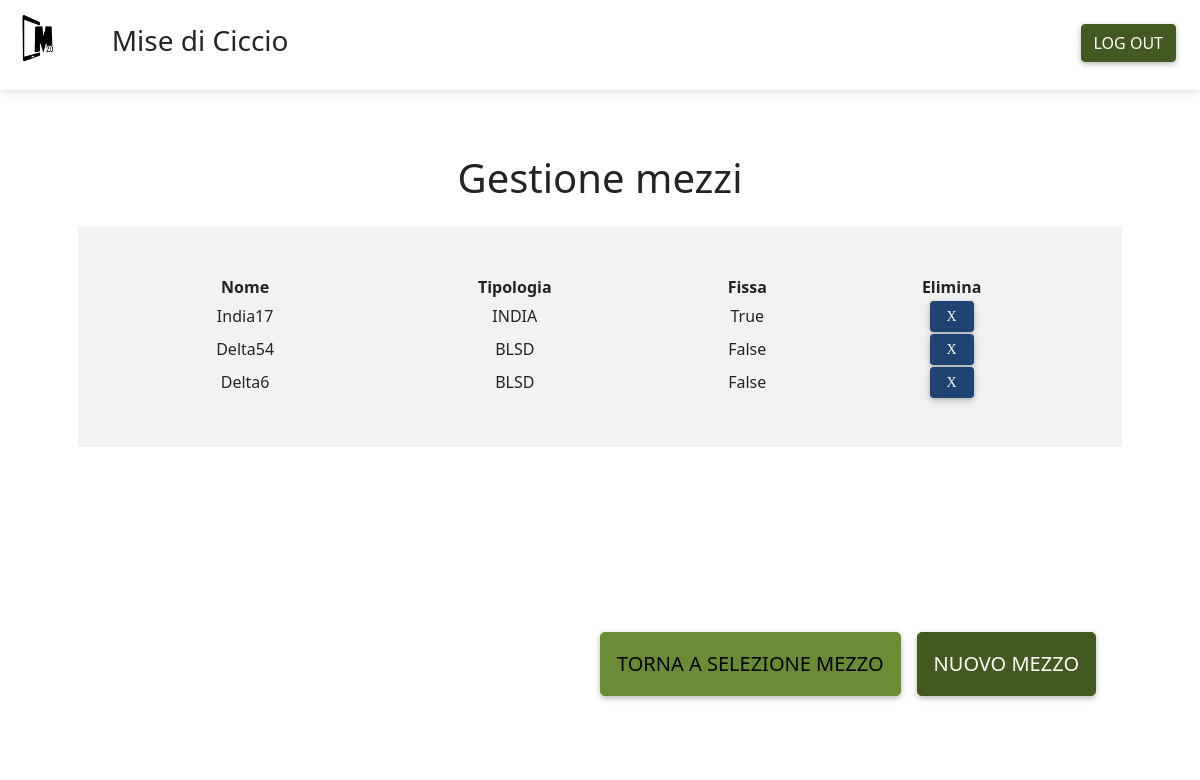
The page /gestione_mezzi/ (signed in) on the database as committed earlier.
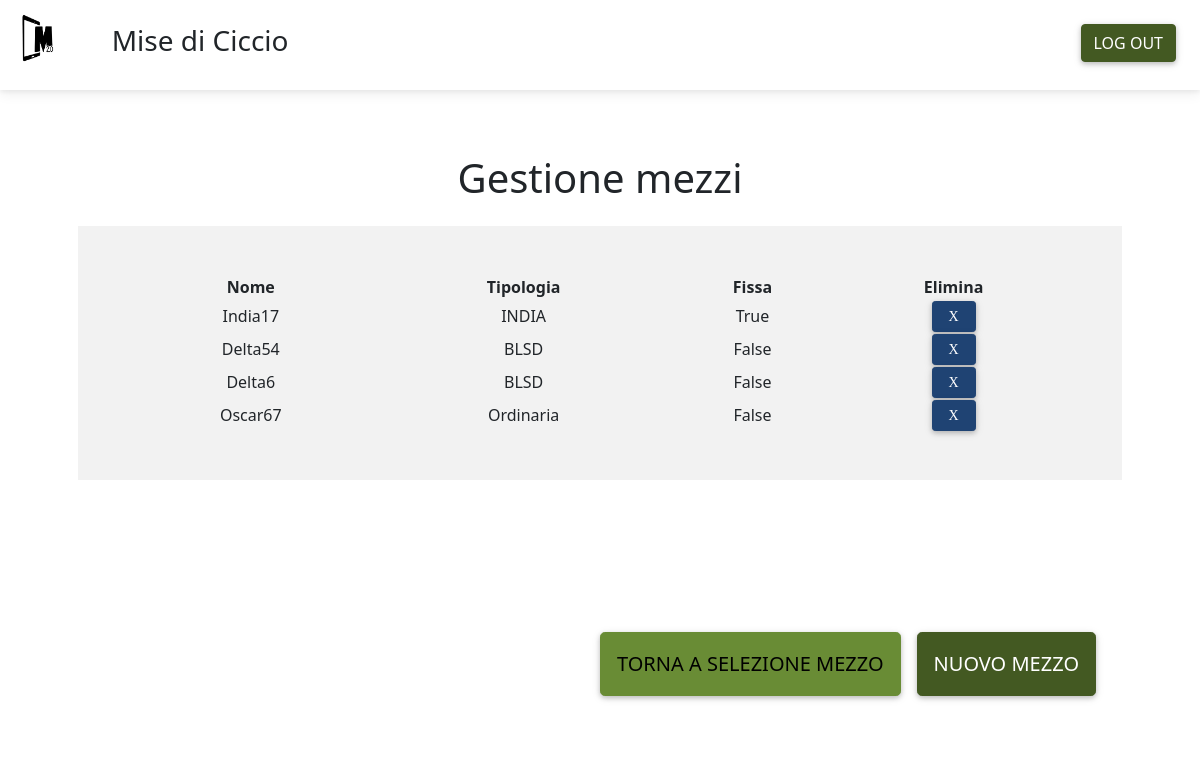
The same page on the database as committed later.
### scheda/models.py (models this page shows, shortened)
class MyUser(AbstractUser):
    username = models.CharField(max_length=30, unique=True,
        help_text= ('Required. 30 characters or fewer. Letters, digits and '
                    '@/./+/-/_ only.'))
    is_active = models.BooleanField(default=True)
    staff = models.BooleanField(default=False) # a admin user; non super-user
    admin = models.BooleanField(default=False) # a superuser
    is_operator = models.BooleanField(default=False)
    corporation = models.CharField(max_length=30, blank=True)
    phone = models.CharField(max_length=30, blank=True)
    USERNAME_FIELD = 'username'
    REQUIRED_FIELDS = [] # Email & Password are required by default.
    objects = UserManager()

class Mezzo(models.Model):
    id_mezzo = models.AutoField(primary_key = True)
    nome = models.CharField(unique = True, max_length = 10)
    tipologia = models.CharField(max_length = 10)
    all_day = models.BooleanField(default = False)
    username = models.ForeignKey(MyUser, on_delete = models.CASCADE)
    num_mezzo = models.IntegerField()
    equip_min = models.IntegerField()

### scheda/views.py (the view)
# urls.py: path('gestione_mezzi/', scheda.GestioneMezzi.as_view(), name='gestione_mezzi'),
class GestioneMezzi(generic.View):
    def get(self, request):
        mezzi = Mezzo.objects.filter(username=request.user.id)
        template_name = 'gestione_mezzi.html'
        return render(request, template_name, context={'mezzi':mezzi})

### templates/gestione_mezzi.html (shortened to what this page needs)
{% extends 'base.html' %}
{% load static %}
{% block css %}
<link href="{% static 'css/gestione_mezzi.css' %}" rel="stylesheet">
{% endblock %}
{% block content %}
<nav class="navbar navbar-expand-sm">
    <ul class="navbar-nav ml-auto">
        <li class="nav-item">
            <div class="container">
                <a class="navbar-brand" href="#">
                    <img
                    src="{% static 'img/logoHCI.png' %}"
                    height="50"
                    loading="lazy"
                  />
                </a>
            </div>
        </li>
        <li class="nav-item">
            <div class="container ms-0 p-3">
                <h3>{{request.user.corporation}}</h3>
            </div>
        </li>
    </ul>
    <a href="{% url 'logout' %}" class="btn btn-primary m-4" style="position: absolute; right: 0; top: 0;">Log out</a>
</nav>
<div class="d-flex flex-column" style="height: 70vh">
    <div class="container mt-5 text-center bg-white">
        <h1 class="m-3">Gestione mezzi</h1>
    </div>
    <div class="container pt-2 ps-5 pe-5 mb-auto bg-white" style="height: 70vh; overflow: auto;">
        <div class="table-wrapper-scroll-y my-custom-scrollbar p-5 m-0 bg-light">
            <table class="table-responsive w-100 text-center">
                <thead>
                <tr>
                    <th scope="col">Nome</th>
                    <th scope="col">Tipologia</th>
                    <th scope="col">Fissa</th>
                    <th scope="col">Elimina</th>
                </tr>
                </thead>
                <tbody>
                    {% for m in mezzi %}
                        <tr>
                            <td scope="row">{{ m.nome }}</td>
                            <td>{{ m.tipologia }}</td>
                            <td>{{ m.all_day }}</td>
                            <td>
                            <form action="{% url 'delete_mezzo' m.id_mezzo %}" method='post'>
                                <input type="submit" class="btn btn-info btn-sm px-3 fas fa-times" value='x' onclick='return confirm("Vuoi veramente eliminare il mezzo?");'>
                            </form>
                            </td>
                        </tr>
                    {% endfor %}
                </tbody>
            </table>
        </div>
    </div>
</div>
<div class="container p-5 mt-auto mb-5 me-5 text-center bg-white position-absolute bottom-0 end-0">
    <div class="row">
        <div class="col d-flex justify-content-end">
            <a href="{% url 'home_sc' %}" role="button" class="btn p-3 btn-secondary m-2 btn-lg">
                Torna a selezione mezzo
            </a>
            <button type="button" class="btn p-3 btn-primary btn-lg m-2" data-mdb-toggle="modal" data-mdb-target="#nuovomezzo" id="modalbutton">
                Nuovo Mezzo
            </button>
        </div>
    </div>
</div>
{% endblock %}
{% block scripts %}
<link rel="stylesheet" href="https://cdnjs.cloudflare.com/ajax/libs/bootstrap-select/1.13.1/css/bootstrap-select.css" />
{% endblock %}

### templates/base.html (shortened to what this page needs)
{% load static %}
<!DOCTYPE html>
<html lang="en">
<head>
  <link rel="stylesheet" href="https://use.fontawesome.com/releases/v5.15.2/css/all.css">
  <link rel="stylesheet" href="https://maxcdn.bootstrapcdn.com/font-awesome/4.7.0/css/font-awesome.min.css">
  <link href="{% static 'css/bootstrap.min.css' %}" rel="stylesheet">
  <link href="{% static 'css/mdb.min.css' %}" rel="stylesheet">
  <link href="{% static 'css/theme_2.css' %}" rel="stylesheet">
  <link href="{% static 'css/style.css' %}" rel="stylesheet">
  {% block css %}
  {% endblock %}
</head>
<body>
  <main>
    {% block content %}
    {% endblock %}
  </main>
  {% block scripts %}
  {% endblock %}
</body>
</html>

Rows that differ between the two databases and show on the page:
added Mezzo: nome "Oscar67", tipologia "Ordinaria", all_day "False"
